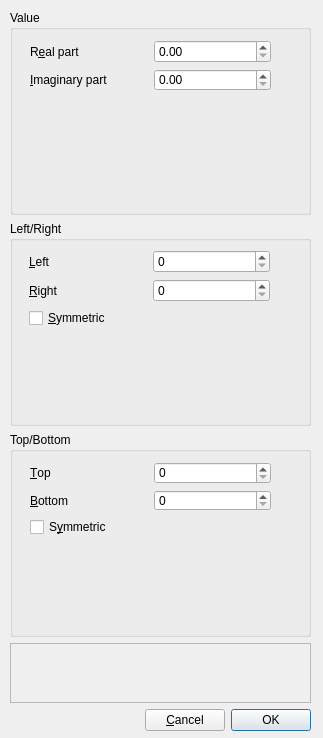
<?xml version="1.0" encoding="UTF-8"?>
<ui version="4.0">
 <class>padDialog</class>
 <widget class="QDialog" name="padDialog">
  <property name="geometry">
   <rect>
    <x>0</x>
    <y>0</y>
    <width>323</width>
    <height>738</height>
   </rect>
  </property>
  <property name="windowTitle">
   <string>Pad/Crop</string>
  </property>
  <property name="locale">
   <locale language="English" country="Australia"/>
  </property>
  <widget class="QWidget" name="verticalLayoutWidget">
   <property name="geometry">
    <rect>
     <x>10</x>
     <y>10</y>
     <width>301</width>
     <height>721</height>
    </rect>
   </property>
   <layout class="QVBoxLayout" name="mainLayout">
    <item>
     <widget class="QGroupBox" name="valueBox">
      <property name="title">
       <string>Value</string>
      </property>
      <widget class="QWidget" name="gridLayoutWidget">
       <property name="geometry">
        <rect>
         <x>20</x>
         <y>30</y>
         <width>241</width>
         <height>51</height>
        </rect>
       </property>
       <layout class="QGridLayout" name="valueGrid">
        <item row="0" column="0">
         <widget class="QLabel" name="realLabel">
          <property name="text">
           <string>R&amp;eal part</string>
          </property>
          <property name="buddy">
           <cstring>realSpinBox</cstring>
          </property>
         </widget>
        </item>
        <item row="0" column="1">
         <widget class="QDoubleSpinBox" name="realSpinBox"/>
        </item>
        <item row="1" column="0">
         <widget class="QLabel" name="imagLabel">
          <property name="text">
           <string>&amp;Imaginary part</string>
          </property>
          <property name="buddy">
           <cstring>imagSpinBox</cstring>
          </property>
         </widget>
        </item>
        <item row="1" column="1">
         <widget class="QDoubleSpinBox" name="imagSpinBox"/>
        </item>
       </layout>
      </widget>
     </widget>
    </item>
    <item>
     <widget class="QGroupBox" name="lrBox">
      <property name="title">
       <string>Left/Right</string>
      </property>
      <widget class="QWidget" name="gridLayoutWidget_2">
       <property name="geometry">
        <rect>
         <x>19</x>
         <y>29</y>
         <width>241</width>
         <height>81</height>
        </rect>
       </property>
       <layout class="QGridLayout" name="lrGrid">
        <item row="0" column="0">
         <widget class="QLabel" name="leftLabel">
          <property name="text">
           <string>&amp;Left</string>
          </property>
          <property name="buddy">
           <cstring>leftSpinBox</cstring>
          </property>
         </widget>
        </item>
        <item row="1" column="1">
         <widget class="QSpinBox" name="rightSpinBox"/>
        </item>
        <item row="1" column="0">
         <widget class="QLabel" name="rightLabel">
          <property name="text">
           <string>&amp;Right</string>
          </property>
          <property name="buddy">
           <cstring>rightSpinBox</cstring>
          </property>
         </widget>
        </item>
        <item row="0" column="1">
         <widget class="QSpinBox" name="leftSpinBox"/>
        </item>
        <item row="2" column="0">
         <widget class="QCheckBox" name="lrCheckBox">
          <property name="text">
           <string>&amp;Symmetric</string>
          </property>
         </widget>
        </item>
       </layout>
      </widget>
     </widget>
    </item>
    <item>
     <widget class="QGroupBox" name="tbBox">
      <property name="title">
       <string>Top/Bottom</string>
      </property>
      <widget class="QWidget" name="gridLayoutWidget_3">
       <property name="geometry">
        <rect>
         <x>20</x>
         <y>30</y>
         <width>241</width>
         <height>75</height>
        </rect>
       </property>
       <layout class="QGridLayout" name="tbGrid">
        <item row="0" column="0">
         <widget class="QLabel" name="topLabel">
          <property name="text">
           <string>&amp;Top</string>
          </property>
          <property name="buddy">
           <cstring>topSpinBox</cstring>
          </property>
         </widget>
        </item>
        <item row="1" column="1">
         <widget class="QSpinBox" name="bottomSpinBox"/>
        </item>
        <item row="1" column="0">
         <widget class="QLabel" name="bottomLabel">
          <property name="text">
           <string>&amp;Bottom</string>
          </property>
          <property name="buddy">
           <cstring>bottomSpinBox</cstring>
          </property>
         </widget>
        </item>
        <item row="0" column="1">
         <widget class="QSpinBox" name="topSpinBox"/>
        </item>
        <item row="2" column="0">
         <widget class="QCheckBox" name="tbCheckBox">
          <property name="text">
           <string>S&amp;ymmetric</string>
          </property>
         </widget>
        </item>
       </layout>
      </widget>
     </widget>
    </item>
    <item>
     <widget class="QLabel" name="infoLabel">
      <property name="sizePolicy">
       <sizepolicy hsizetype="Preferred" vsizetype="Fixed">
        <horstretch>0</horstretch>
        <verstretch>0</verstretch>
       </sizepolicy>
      </property>
      <property name="minimumSize">
       <size>
        <width>0</width>
        <height>60</height>
       </size>
      </property>
      <property name="frameShape">
       <enum>QFrame::StyledPanel</enum>
      </property>
      <property name="frameShadow">
       <enum>QFrame::Raised</enum>
      </property>
      <property name="lineWidth">
       <number>2</number>
      </property>
      <property name="text">
       <string/>
      </property>
      <property name="alignment">
       <set>Qt::AlignCenter</set>
      </property>
     </widget>
    </item>
    <item>
     <layout class="QHBoxLayout" name="buttonLayout">
      <item>
       <spacer name="buttonSpacer">
        <property name="orientation">
         <enum>Qt::Horizontal</enum>
        </property>
        <property name="sizeHint" stdset="0">
         <size>
          <width>40</width>
          <height>20</height>
         </size>
        </property>
       </spacer>
      </item>
      <item>
       <widget class="QPushButton" name="cancelButton">
        <property name="text">
         <string>&amp;Cancel</string>
        </property>
       </widget>
      </item>
      <item>
       <widget class="QPushButton" name="okButton">
        <property name="text">
         <string>OK</string>
        </property>
        <property name="default">
         <bool>true</bool>
        </property>
       </widget>
      </item>
     </layout>
    </item>
   </layout>
  </widget>
 </widget>
 <tabstops>
  <tabstop>realSpinBox</tabstop>
  <tabstop>imagSpinBox</tabstop>
  <tabstop>leftSpinBox</tabstop>
  <tabstop>rightSpinBox</tabstop>
  <tabstop>lrCheckBox</tabstop>
  <tabstop>topSpinBox</tabstop>
  <tabstop>bottomSpinBox</tabstop>
  <tabstop>tbCheckBox</tabstop>
  <tabstop>cancelButton</tabstop>
  <tabstop>okButton</tabstop>
 </tabstops>
 <resources/>
 <connections>
  <connection>
   <sender>cancelButton</sender>
   <signal>clicked()</signal>
   <receiver>padDialog</receiver>
   <slot>reject()</slot>
   <hints>
    <hint type="sourcelabel">
     <x>217</x>
     <y>676</y>
    </hint>
    <hint type="destinationlabel">
     <x>217</x>
     <y>706</y>
    </hint>
   </hints>
  </connection>
  <connection>
   <sender>okButton</sender>
   <signal>clicked()</signal>
   <receiver>padDialog</receiver>
   <slot>accept()</slot>
   <hints>
    <hint type="sourcelabel">
     <x>281</x>
     <y>676</y>
    </hint>
    <hint type="destinationlabel">
     <x>274</x>
     <y>719</y>
    </hint>
   </hints>
  </connection>
  <connection>
   <sender>tbCheckBox</sender>
   <signal>clicked()</signal>
   <receiver>padDialog</receiver>
   <slot>updateControls()</slot>
   <hints>
    <hint type="sourcelabel">
     <x>38</x>
     <y>600</y>
    </hint>
    <hint type="destinationlabel">
     <x>38</x>
     <y>623</y>
    </hint>
   </hints>
  </connection>
  <connection>
   <sender>lrCheckBox</sender>
   <signal>clicked()</signal>
   <receiver>padDialog</receiver>
   <slot>updateControls()</slot>
   <hints>
    <hint type="sourcelabel">
     <x>60</x>
     <y>484</y>
    </hint>
    <hint type="destinationlabel">
     <x>6</x>
     <y>497</y>
    </hint>
   </hints>
  </connection>
  <connection>
   <sender>leftSpinBox</sender>
   <signal>valueChanged(int)</signal>
   <receiver>padDialog</receiver>
   <slot>padChanged()</slot>
   <hints>
    <hint type="sourcelabel">
     <x>247</x>
     <y>430</y>
    </hint>
    <hint type="destinationlabel">
     <x>307</x>
     <y>422</y>
    </hint>
   </hints>
  </connection>
  <connection>
   <sender>rightSpinBox</sender>
   <signal>valueChanged(int)</signal>
   <receiver>padDialog</receiver>
   <slot>padChanged()</slot>
   <hints>
    <hint type="sourcelabel">
     <x>256</x>
     <y>456</y>
    </hint>
    <hint type="destinationlabel">
     <x>308</x>
     <y>465</y>
    </hint>
   </hints>
  </connection>
  <connection>
   <sender>topSpinBox</sender>
   <signal>valueChanged(int)</signal>
   <receiver>padDialog</receiver>
   <slot>padChanged()</slot>
   <hints>
    <hint type="sourcelabel">
     <x>249</x>
     <y>545</y>
    </hint>
    <hint type="destinationlabel">
     <x>307</x>
     <y>543</y>
    </hint>
   </hints>
  </connection>
  <connection>
   <sender>bottomSpinBox</sender>
   <signal>valueChanged(int)</signal>
   <receiver>padDialog</receiver>
   <slot>padChanged()</slot>
   <hints>
    <hint type="sourcelabel">
     <x>250</x>
     <y>570</y>
    </hint>
    <hint type="destinationlabel">
     <x>307</x>
     <y>578</y>
    </hint>
   </hints>
  </connection>
 </connections>
 <slots>
  <slot>updateControls()</slot>
  <slot>padChanged()</slot>
 </slots>
</ui>
